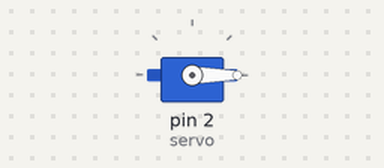
Bench run of a sketch on a simulated Arduino Uno, built with avr-gcc and run on an emulated ATmega328P. On the bench: servo.

Above: at 0.4 s.
Timing chart, 0 to 5.0 s (numbered marks = the images above):
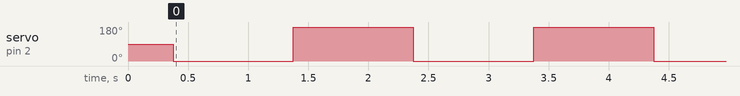

The sketch:

ServoTest.ino
```cpp
/*
 * ServoCenter.ino
 * Center a 180 degree servo.
 *
 * Connections
 * 2 - servo control
 */
#include <Servo.h>

Servo servo;

void setup()
{
  servo.attach(2);
  servo.write(90);
  delay(375);
}

void loop()
{
  servo.write(0);
  delay(1000);
  servo.write(180);
  delay(1000);
}
```

Measured:
- by itself, servo on pin 2 (servo): alternates 180° for 1.0 s and 0° for 1.0 s
